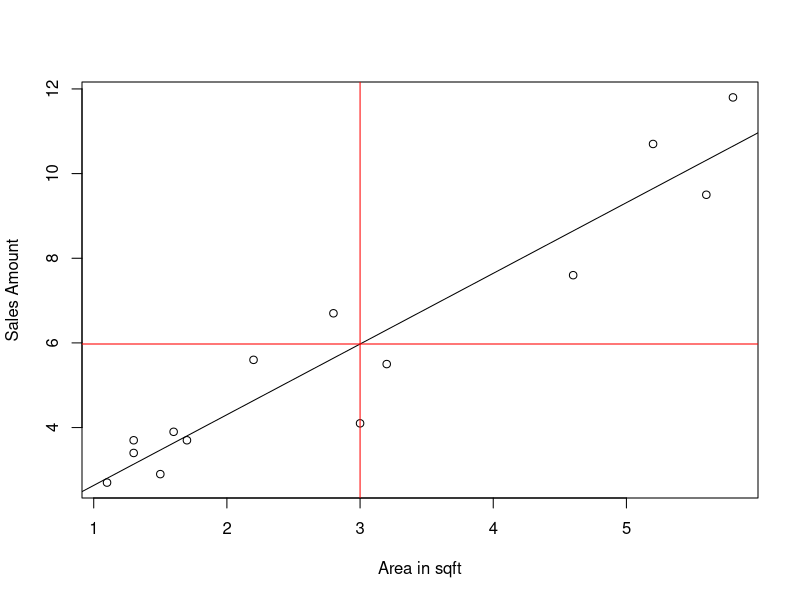

Recreate this plot in R.
# Regression : Areas vs Sales

X = c(1.7,1.6,2.8,5.6,1.3,2.2, 1.3,1.1,3.2,1.5,5.2,4.6,5.8,3 )
Y = c(3.7,3.9,6.7,9.5,3.4,5.6,3.7,2.7,5.5,2.9,10.7,7.6,11.8,4.1 )

mean(X); mean(Y)
sum(X); sum(Y)
cov(X,Y); cov(Y,X)
cor(X,Y) ; cor(Y,X)
plot(X,Y,xlab='Area in sqft', ylab='Sales Amount', type='p')
fit1 = lm(Y ~ X)
summary(fit1)
abline(fit1)
abline(v=3,h=5.9742, col='red')

Y = 0.9645 + 1.6699 * 3

df1 = data.frame(X,Y)

new1 = data.frame(X=c(1,2,3,4,5))
new2 = data.frame(X)
predict(fit1, newdata=new1)
predict(fit1, newdata= new2)
X ; Y
df1$predict = predict(fit1, newdata= new2)
df1
df1$diff = df1$predict - df1$Y
df1
